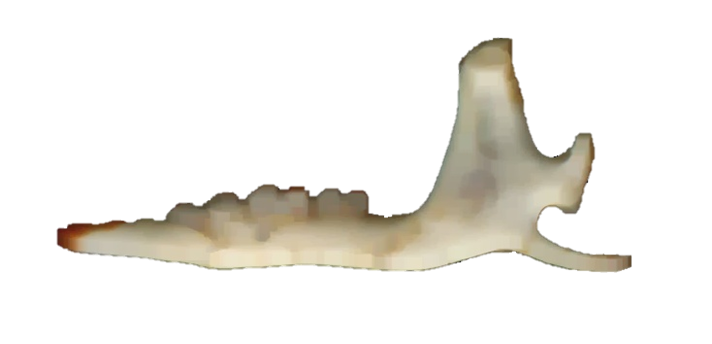
#> input picture Uten navn.png, 712 x 344 px
$ python -i objekt.py   (imports and definitions only)
#> lines starting #> are read from the running program, lines starting #| are printed output that depends on the picture; after the words box and inside, x2 and y2 are one past the last pixel; in counts of white or black regions, pixels touching at a corner belong together
### dark.py
# -*- coding: utf-8 -*-
"""
Created on Tue Dec 11 16:42:57 2018

@author: amkle
"""
import cv2
import numpy as np


def dark(img):
    shape_img = np.shape(img)
    for i in range(0, shape_img[0], 1):    # Alle farger under 80,80,80(rgb) blir gjort om til svart
        for j in range(0, shape_img[1], 1):
            a = img[i,j]
            if (80 >= a[0] and  80 >= a[1] and 80 >= a[2]):
                img[i,j]=[0,0,0]
    kernel = np.ones((12,12),np.uint8)
    img = cv2.morphologyEx(img, cv2.MORPH_OPEN, kernel)      #Fjerner alle flekker som er mindre enn 12,12 utenfor objektet.
    kernel = np.ones((7,7),np.uint8)
    img = cv2.morphologyEx(img, cv2.MORPH_CLOSE, kernel)      #Fjerner alle flekker som er mindre enn 7,7 innfor objektet (https://docs.opencv.org/3.0-beta/doc/py_tutorials/py_imgproc/py_morphological_ops/py_morphological_ops.html)

    return(img)

### objekt.py
# -*- coding: utf-8 -*-
"""
Created on Sat Dec  8 12:23:34 2018

@author: Eikarus
"""

"""prøve at svart er lik under 100 01


"""

# -*- coding: utf-8 -*-
"""
Created on Wed Jan 30 14:39:33 2019

@author: amkle
"""


from imutils import perspective
from imutils import contours
import numpy as np
import cv2
import matplotlib.pyplot as plt
from dark import dark
from measure import linje as li
from measure import vektor
import matplotlib as ply

def plot(img):
    plt.imshow(img)
    plt.show()


def fand_objekt(image):


    gray = cv2.cvtColor(image, cv2.COLOR_BGR2GRAY)                              # Laster inn bilde svart hvite
    gray = cv2.GaussianBlur(gray, (7, 7), 0)                                    # Gjør bilde bluri så det fortere å analysere
    edged = cv2.Canny(gray, 0, 70)
    edged = cv2.dilate(edged, None, iterations=10)
    edged = cv2.erode(edged, None, iterations=10)                               # Finner kontraster i bilde

    cnts = cv2.findContours(edged.copy(), cv2.RETR_EXTERNAL,                    # Finner kontuere til objekter i bilde
                            cv2.CHAIN_APPROX_SIMPLE)

    try:
        cnts = cnts[0]

        (cnts, _) = contours.sort_contours(cnts)

        Area_max = cnts[0]
        for c in cnts:                                                          # Finner det største objektet i bilde
            if cv2.contourArea(c) >= cv2.contourArea(Area_max):
                Area_max = c
        box = cv2.minAreaRect(Area_max)                                         # Finner fire punkter som definnerer objektet
        box = cv2.boxPoints(box)
        box = np.array(box, dtype="int")
        box = perspective.order_points(box)                                     # setter dem i orden fra øverst til venstre, øverst til høyre, nederst til høyre og nederst til venstre
        area = cv2.contourArea(Area_max)                                        # Finner arealet til objektet
    except:
        box = 0                                                                 # Om det ikke er noe objekt i bilde settes arialet til 0 og ounktene til 0
        area = 0

    return(box, area)


def xy_koor(box):
    list_x = []
    for i in range(4):
        list_x.append(box[i][0])
    max_x = int(np.max(list_x))
    min_x = int(np.min(list_x))

    list_y = []
    for i in range(4):
        list_y.append(box[i][1])
    max_y = int(np.max(list_y)+30)
    min_y = int(np.min(list_y)-30)
    if min_y < 0:
        min_y = 0
    if min_x < 0:
        min_x = 0
    return((max_x), (min_x), (max_y), (min_y))                                  # Finner max og min verdien til x og y i boksen som bestemmer arialet

def first(orig1,orig2):                                                         # Finner det høyeste objektet i to bilder
    box1, Area1 = fand_objekt(orig1)
    box2, Area2 = fand_objekt(orig2)

    max_x1, min_x1, max_y1, min_y1 = xy_koor(box1)
    max_x2, min_x2, max_y2, min_y2 = xy_koor(box2)

    if((max_y1-min_y1) > (max_y2-min_y2)):                                      # Om bilde 1 er setter den first lik 1
        first = True
    else:
        first = False                                                           # Om bilde 2 er setter den first lik 0
    return(first)


def kjeve(image):
    box, Area_max = fand_objekt(image)
    shape = np.shape(image)
    max_x, min_x, max_y, min_y = xy_koor(box)
    max1_x = int((max_x - min_x)/2)
    orig = image[min_y:max_y, 0:shape[1]]                                       # lager et bilder rundt kjeven

    orig1 = orig.copy()[0:, 0:(min_x+max1_x)]                                   # Deler bilde to vertikalt orig1 er første bilde
    orig2 = orig.copy()[0:, (min_x+max1_x):]                                    # orig2 er andre del av bilde

    return(orig, orig1, orig2, first)

def mirror(image, first):                                                       # fliper bilde om first er 0
    if (first == False):
        image = cv2.flip(image, 1)
    return(image)


def draw_circle(R, S, image):                                                   # tegenr en rødt skrikel R=radius S er senter punkt i bilde
    cv2.circle(image,(S,R), 3, (0,0,255), -1)
    return(image)


# [97 lines left out: functions ps, black2, black4, last, firkant, not called in this run]


def store_tann(gray):
    shape= np.shape(gray)
    for j in range(shape[1]-1,0,-1):
        for i in range(shape[0]-1,0,-1):
            a = gray[i, j]
            if (70 <= a[0] and  100 <= a[1] and 110 <= a[2]):
                checkpoint = 0
                for b in range(i, i+10, 1):
                    for c in range(j, j+7, 1):
                        a = gray[b, c]
                        if (70 <= a[0] and  100 <= a[1] and 110 <= a[2]):
                            checkpoint += 1
                            if (checkpoint == 20):

                                return(j,i)


# [109 lines left out: functions test, topp, front, bunn, ned_black, ned_white and 5 more, not called in this run]


def bilde_back(img):

    orig, orig1, orig2, first = kjeve(img)      # Kjører funsjon kjeve
    first = first(orig1,orig2)                  # Kjører funsjon first
    orig = mirror(orig, first)                  # Kjører funsjon mirror
    rent_bilde = orig.copy()
    orig, img1, img_front, first= kjeve(orig)   # Kjører funsjon kjeve
    img = dark(img1)                            # Kjører funsjon dark
    gray = dark(orig)                           # Kjører funsjon dark
    koor = []
    x1,y1=store_tann(gray)                      # Finner yterkanten til kjeven(ved hjelp av fargekontraster)
    cv2.line(gray, (x1-30,y1), (x1-30,y1-210), (255,255,255), 20)       # Tegner en hvit linje opp fra punktet funnet i linje over
    box, edged = firkant(gray,orig)                                     # Finner boksen fom definerer firkanten rundt kjeven. edged er bilde der kontraster er fram hevet

    #punkt 0 og 1
    koor.append([box[2][1],box[2][0]])                          # Legger punkt 0 og en til 1 listen koor
    koor.append([box[3][1],box[3][0]])


    #punkt 2
    linje1 = li(box[1][0],box[0][0],box[1][1],box[0][1])        # Finner linjen mellom topp punktene som definnerer
    row_4, col = topp(linje1[0], box[0][0], box[0][1], edged)   # Finner topp punktet av kjeven ved å søke langs linjen. Bruker kontraster til å finne kjeven med edged
    row = ned_white(img1, row_4, col)                           # Søker mot venstre til det blir svart. Der settes punkt 2
    koor.append([row, col])                                     # Legger punkt 2 til list koor


    #punkt 3
    col = koor[2][1]
    img, row, col = ps(img, col-35)                 # Finner topp punktet på kjeven bak punkt 2 med farge forskjell
    row = opp(img, row, col)+5
    col = venstre(img, row, col)+5
    row = opp(img, row, col)
    col = venstre(img, row, col)
    koor.append([row,col])                          # Legger til punktet i listen koor


    #finner punkt 4
    row,col=koor[3]
    col1 = hoyre_hvite(img, row-40, col+20)                     # Finner mitden av toppen til kjeven
    col2 = hoyre(img, row-40, col1+30)
    row = opp(rent_bilde, row_4,int(((col2-col1)/2)+col1))      # Finner toppen punktet til kjever
    koor.append([row,int(((col2-col1)/2)+col1)])                # Legger til punktet i listen koor


    #finner punkt 5
    start_row, col_start = koor[3]                              # Finner bunnpunktet mellom punkt 3 og 2
    _, col_end = koor[2]
    black_list = black2(img1, col_start, col_end, start_row)
    black_list2 = []
    for i in range(np.shape(black_list)[0]):
        black_list2.append(black_list[i][0])
    row, col = black_list[black_list2.index(np.max(black_list2))]
    koor.append([row, col])
    #plot(img1)


    #finner punkt 6
    row,col = koor[4]
    vektor1,_ = vektor(box[2][0],box[3][0],box[2][1],box[3][1])                           # Finner linjen1 mellom punkt 1 og 0 sp finner den linjen som er vinkel rett på linjen1
    vektor2,_ = vektor(box[3][0],col,box[3][1],row)                                      # og går gjennom punkt 4. Søker fra kryss punktet mellom linjen og oppover til den kommer til kjeven.
    t = (-(vektor2[0]*vektor1[0])-(vektor2[1]*vektor1[1]))/((vektor1[1]**2)+(vektor1[0]**2))
    x = int(vektor2[0]+vektor1[0]*t)+col
    y = int(vektor2[1]+vektor1[1]*t)+row
    linje = li(x,col,y,row)
    row,col = bunn(linje[0], x, y, edged)
    koor.append([row,col])
    #plot(img1)


    # finner punkt 7
    try:
        row, col = ned_black(img, koor[5][0], int(koor[3][1]+((koor[5][1]-koor[3][1])/2)))  # Ser om det er kjeve bak punkt 3 og om det er noen punkt 7 eller om den er bruket av
        koor.append([row,col])
        punkt_c = True

    except:
        punkt_c = False
        koor.append([0,0])


    #punkt 8

    try:
        row, col = front(linje1[0], box[2][0], box[2][1], edged)               #
        black_list = black4(img_front, row, col-np.shape(img1)[1])
        black_list2 = []
        for i in range(np.shape(black_list)[0]):
            black_list2.append(black_list[i][1])
        row, col = black_list[black_list2.index(np.min(black_list2))]
        col = int(col + ((col - hoyre(img, row, col))/2))
        koor.append([row, col+np.shape(img1)[1]])
        nervehule = True

    except:
        nervehule = False
        koor.append([0,0])


    #punkt 9

    black_list = test(img1, koor[6][0], koor[6][1], koor[2][1]-10)
    if len(black_list)>0:
        black_list2 = []
        for i in range(np.shape(black_list)[0]):
            black_list2.append(black_list[i][0])
        row, col = black_list[black_list2.index(np.min(black_list2))]
        koor.append([row, col])
    else:
        koor.append([koor[6][0], koor[6][1]])

    if punkt_c==False:
        cv2.line(gray, (koor[2][1],koor[2][0]), (koor[2][1],koor[2][0]-20), (255,255,255), 20)
        cv2.line(gray, (x1-30,y1), (x1-30,y1-220), (255,255,255), 20)
        cv2.line(gray, (koor[9][1],koor[9][0]+20), (koor[9][1],koor[9][0]),  (255,255,255), 20)
        #plot(gray)
        box, edged = firkant(gray,orig)
        koor[0] = [box[2][1],box[2][0]]
        koor[1] = [box[3][1],box[3][0]]

    koor.pop(6)
    koor.insert(6,[0,0])
    return(img, koor, orig, img_front, punkt_c, first, nervehule, rent_bilde)


# [11 lines left out: functions draw_multi, image, not called in this run]

>>> import cv2
>>> picture = cv2.imread('Uten navn.png')
#> picture is the input picture: shape (344, 712, 3); mean B, G, R 233.1, 238, 240.1
>>> result = bilde_back(picture)
#> in fand_objekt, `edged = cv2.Canny(gray, 0, 70)`: edged: shape (344, 712); 1.4% white in thin lines or dots, all inside (x1, y1, x2, y2) = (57, 37, 632, 273)
#> in fand_objekt, `edged = cv2.dilate(edged, None, iterations=10)`: edged: shape (344, 712); 21% white; 1 white region, box (x1, y1, x2, y2) and area: (47, 27, 642, 283) 51329
#> in fand_objekt, `edged = cv2.erode(edged, None, iterations=10)`:
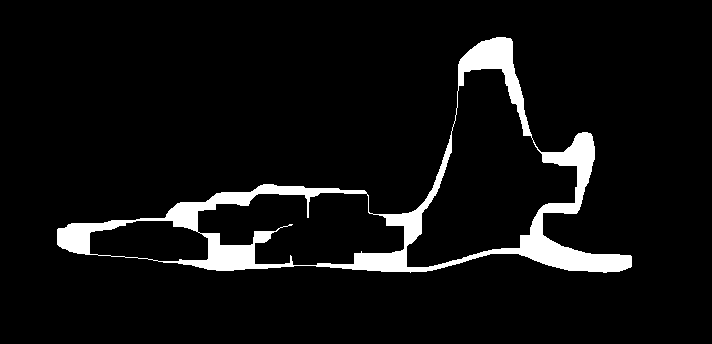
#> edged: shape (344, 712); 6.3% white; 1 white region
#> in fand_objekt, `cnts = cv2.findContours(edged.copy(), cv2.RETR_EXTERNAL,`: cnts = 1 contour; box (x1, y1, x2, y2) and area: (57, 37, 632, 273) 46262
#> in fand_objekt, `Area_max = cnts[0]`: Area_max = contour of 461 points, box (x1, y1, x2, y2) (57, 37, 632, 273), area 46262
#> the loop in fand_objekt, `for c in cnts:` made 1 pass
#> in fand_objekt, `box = cv2.minAreaRect(Area_max)`: box = ((344, 154.5), (235, 574), -90)
#> in fand_objekt, `box = cv2.boxPoints(box)`: box = [[631, 272], [57, 272], [57, 37], [631, 37]]
#> in fand_objekt, `box = perspective.order_points(box)`: box = [[57, 37], [631, 37], [631, 272], [57, 272]]
#> in fand_objekt, `area = cv2.contourArea(Area_max)`: area = 46262.5
#> in kjeve, `box, Area_max = fand_objekt(image)`: box = [[57, 37], [631, 37], [631, 272], [57, 272]]; Area_max = 46262.5
#> after the loop in xy_koor, `for i in range(4):`: list_x = [57, 631, 631, 57]
#> in xy_koor, `max_x = int(np.max(list_x))`: max_x = 631
#> in xy_koor, `min_x = int(np.min(list_x))`: min_x = 57
#> after the loop in xy_koor, `for i in range(4):`: list_y = [37, 37, 272, 272]
#> in xy_koor, `max_y = int(np.max(list_y)+30)`: max_y = 302
#> in xy_koor, `min_y = int(np.min(list_y)-30)`: min_y = 7
#> in kjeve, `max_x, min_x, max_y, min_y = xy_koor(box)`: max_x = 631; min_x = 57; max_y = 302; min_y = 7
#> in kjeve, `max1_x = int((max_x - min_x)/2)`: max1_x = 287
#> in fand_objekt (call 2), `edged = cv2.Canny(gray, 0, 70)`: edged: shape (295, 344); 1.2% white in thin lines or dots, all inside (x1, y1, x2, y2) = (57, 177, 344, 264)
#> in fand_objekt (call 2), `edged = cv2.dilate(edged, None, iterations=10)`: edged: shape (295, 344); 20.3% white; 1 white region, box (x1, y1, x2, y2) and area: (47, 167, 344, 274) 20589
#> in fand_objekt (call 2), `edged = cv2.erode(edged, None, iterations=10)`:
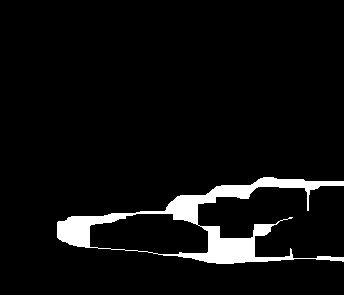
#> edged: shape (295, 344); 5.5% white; 1 white region
#> in fand_objekt (call 2), `cnts = cv2.findContours(edged.copy(), cv2.RETR_EXTERNAL,`: cnts = 1 contour; box (x1, y1, x2, y2) and area: (57, 177, 344, 264) 8802
#> in fand_objekt (call 2), `Area_max = cnts[0]`: Area_max = contour of 212 points, box (x1, y1, x2, y2) (57, 177, 344, 264), area 8802
#> the loop in fand_objekt (call 2), `for c in cnts:` made 1 pass
#> in fand_objekt (call 2), `box = cv2.minAreaRect(Area_max)`: box = ((200.2, 220.9), (287, 85.44), -1.04)
#> in fand_objekt (call 2), `box = cv2.boxPoints(box)`: box = [[57.53, 266.2], [55.98, 180.8], [342.9, 175.5], [344.5, 261]]
#> in fand_objekt (call 2), `box = np.array(box, dtype="int")`: box = [[57, 266], [55, 180], [342, 175], [344, 260]]
#> in fand_objekt (call 2), `box = perspective.order_points(box)`: box = [[55, 180], [342, 175], [344, 260], [57, 266]]
#> in fand_objekt (call 2), `area = cv2.contourArea(Area_max)`: area = 8802.5
#> in first, `box1, Area1 = fand_objekt(orig1)`: box1 = [[55, 180], [342, 175], [344, 260], [57, 266]]; Area1 = 8802.5
#> in fand_objekt (call 3), `edged = cv2.Canny(gray, 0, 70)`: edged: shape (295, 368); 1.9% white in thin lines or dots, all inside (x1, y1, x2, y2) = (0, 30, 288, 266)
#> in fand_objekt (call 3), `edged = cv2.dilate(edged, None, iterations=10)`: edged: shape (295, 368); 28.3% white; 1 white region, box (x1, y1, x2, y2) and area: (0, 20, 298, 276) 30717
#> in fand_objekt (call 3), `edged = cv2.erode(edged, None, iterations=10)`:
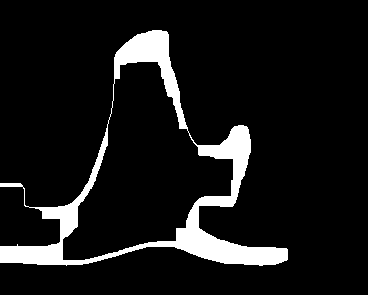
#> edged: shape (295, 368); 9.1% white; 1 white region
#> in fand_objekt (call 3), `cnts = cv2.findContours(edged.copy(), cv2.RETR_EXTERNAL,`: cnts = 1 contour; box (x1, y1, x2, y2) and area: (0, 30, 288, 266) 26730
#> in fand_objekt (call 3), `Area_max = cnts[0]`: Area_max = contour of 375 points, box (x1, y1, x2, y2) (0, 30, 288, 266), area 26730
#> the loop in fand_objekt (call 3), `for c in cnts:` made 1 pass
#> in fand_objekt (call 3), `box = cv2.minAreaRect(Area_max)`: box = ((143.5, 147.5), (235, 287), -90)
#> in fand_objekt (call 3), `box = cv2.boxPoints(box)`: box = [[287, 265], [-7.19e-15, 265], [0, 30], [287, 30]]
#> in fand_objekt (call 3), `box = np.array(box, dtype="int")`: box = [[287, 265], [0, 265], [0, 30], [287, 30]]
#> in fand_objekt (call 3), `box = perspective.order_points(box)`: box = [[0, 30], [287, 30], [287, 265], [0, 265]]
#> in fand_objekt (call 3), `area = cv2.contourArea(Area_max)`: area = 26730.5
#> in first, `box2, Area2 = fand_objekt(orig2)`: box2 = [[0, 30], [287, 30], [287, 265], [0, 265]]; Area2 = 26730.5
#> in first, `max_x1, min_x1, max_y1, min_y1 = xy_koor(box1)`: max_x1 = 344; min_x1 = 55; max_y1 = 296; min_y1 = 145
#> in first, `max_x2, min_x2, max_y2, min_y2 = xy_koor(box2)`: max_x2 = 287; min_x2 = 0; max_y2 = 295; min_y2 = 0
#> in bilde_back, `first = first(orig1,orig2)`: first = False
#> in fand_objekt (call 4), `edged = cv2.Canny(gray, 0, 70)`: edged: shape (295, 712); 1.6% white in thin lines or dots, all inside (x1, y1, x2, y2) = (80, 30, 655, 266)
#> in fand_objekt (call 4), `edged = cv2.dilate(edged, None, iterations=10)`: edged: shape (295, 712); 24.6% white; 1 white region, box (x1, y1, x2, y2) and area: (70, 20, 665, 276) 51590
#> in fand_objekt (call 4), `edged = cv2.erode(edged, None, iterations=10)`:
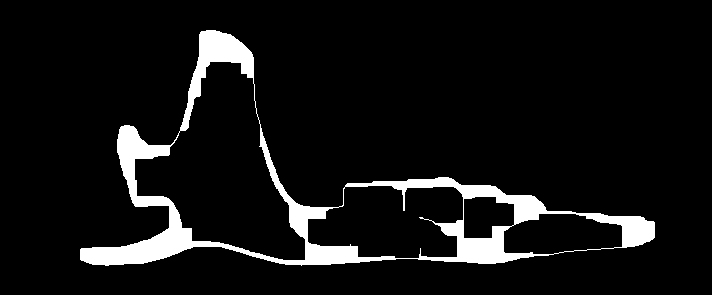
#> edged: shape (295, 712); 7.4% white; 1 white region
#> in fand_objekt (call 4), `cnts = cv2.findContours(edged.copy(), cv2.RETR_EXTERNAL,`: cnts = 1 contour; box (x1, y1, x2, y2) and area: (80, 30, 655, 266) 46264
#> in fand_objekt (call 4), `Area_max = cnts[0]`: Area_max = contour of 461 points, box (x1, y1, x2, y2) (80, 30, 655, 266), area 46264
#> the loop in fand_objekt (call 4), `for c in cnts:` made 1 pass
#> in fand_objekt (call 4), `box = cv2.minAreaRect(Area_max)`: box = ((367, 147.5), (235, 574), -90)
#> in fand_objekt (call 4), `box = cv2.boxPoints(box)`: box = [[654, 265], [80, 265], [80, 30], [654, 30]]
#> in fand_objekt (call 4), `box = perspective.order_points(box)`: box = [[80, 30], [654, 30], [654, 265], [80, 265]]
#> in fand_objekt (call 4), `area = cv2.contourArea(Area_max)`: area = 46263.5
#> in kjeve (call 2), `box, Area_max = fand_objekt(image)`: box = [[80, 30], [654, 30], [654, 265], [80, 265]]; Area_max = 46263.5
#> in kjeve (call 2), `max_x, min_x, max_y, min_y = xy_koor(box)`: max_x = 654; min_x = 80; max_y = 295; min_y = 0
#> in kjeve (call 2), `orig1 = orig.copy()[0:, 0:(min_x+max1_x)]`:
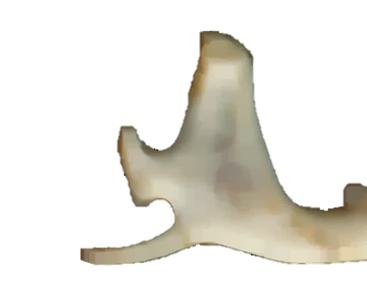
#> orig1: shape (295, 367, 3); mean of channels 0, 1, 2 224.5, 231.3, 233.6; drawn as B, G, R
#> in kjeve (call 2), `orig2 = orig.copy()[0:, (min_x+max1_x):]`:
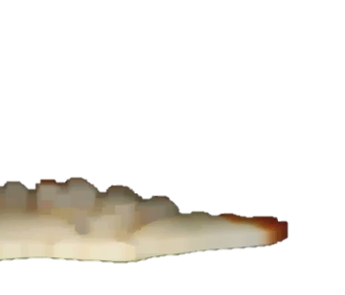
#> orig2: shape (295, 345, 3); mean of channels 0, 1, 2 234.8, 239.4, 241.8; drawn as B, G, R
#> in dark (call 2), `img = cv2.morphologyEx(img, cv2.MORPH_OPEN, kernel)`:
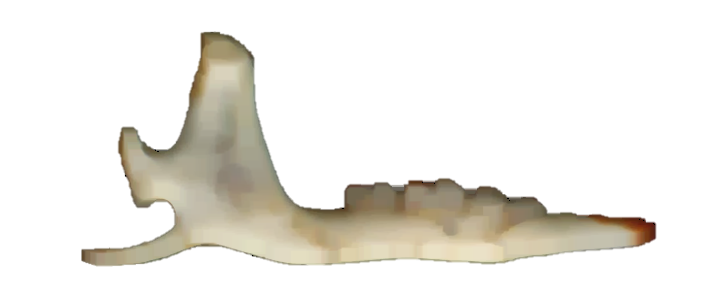
#> img: shape (295, 712, 3); mean of channels 0, 1, 2 229, 234.8, 237.1; drawn as B, G, R
#> after the loop in store_tann, `for j in range(shape[1]-1,0,-1):`: checkpoint = 1
#> (the run stopped early here; a loop or call above may not have finished)
